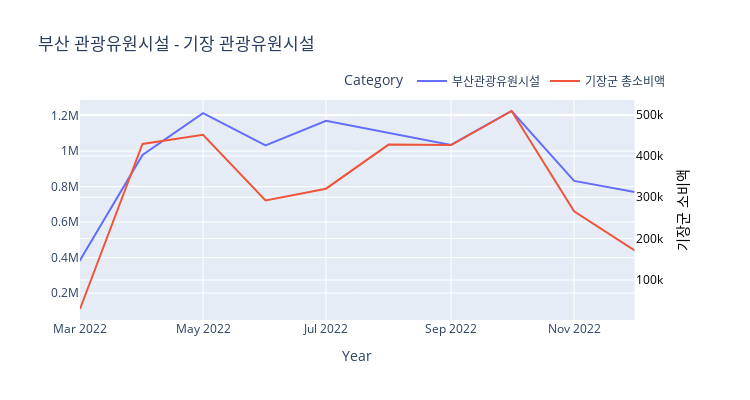

The cell this chart's notebook holds for it:
### Code cell
fig = make_subplots(specs=[[{"secondary_y": True}]])
temp = card_data_year_filtered[card_data_year_filtered['중분류']=='관광유원시설']
fig.add_trace(go.Scatter(x=temp['기준년월'], y=temp['지출액'], mode='lines', name="부산관광유원시설"))
fig.update_layout(
    title='부산 관광유원시설 - 기장 관광유원시설 ',
    xaxis_title='Year',
    legend=dict(
        title='Category',
        orientation='h',
        yanchor='bottom',
        y=1.02,
        xanchor='right',
        x=1,
    ),
    width=750,
    height=400,
    hovermode='x',
    yaxis2=dict(
        title='기장군 소비액',
        titlefont=dict(color='black'),
        tickfont=dict(color='black'),
        overlaying='y',
        side='right',
        position=0.95
    )
    
)
fig.update_xaxes(range=['2022-03', '2022-12'])
fig.add_trace(go.Scatter(x=gijang_attraction['기준년월'], y=gijang_attraction['지출액'], mode='lines', name='기장군 총소비액'),
secondary_y = True)
fig.show()
py.plot(fig, filename = 'gijang', auto_open=True)

### Figure 1 — Plotly figure (JSON) as saved in the notebook; plotly's stock layout.template omitted (floating-point values rounded to 4 significant figures)
{"data": [{"mode": "lines", "name": "부산관광유원시설", "type": "scatter", "x": ["2018-01-01T00:00:00", "2018-02-01T00:00:00", "2018-03-01T00:00:00", "2018-04-01T00:00:00", "2018-05-01T00:00:00", "2018-06-01T00:00:00", "2018-07-01T00:00:00", "2018-09-01T00:00:00", "2018-10-01T00:00:00", "2018-11-01T00:00:00", "2018-12-01T00:00:00", "2019-01-01T00:00:00", "2019-02-01T00:00:00", "2019-03-01T00:00:00", "2019-04-01T00:00:00", "2019-05-01T00:00:00", "2019-06-01T00:00:00", "2019-07-01T00:00:00", "2019-09-01T00:00:00", "2019-10-01T00:00:00", "2019-11-01T00:00:00", "2019-12-01T00:00:00", "2020-01-01T00:00:00", "2020-02-01T00:00:00", "2020-03-01T00:00:00", "2020-04-01T00:00:00", "2020-05-01T00:00:00", "2020-06-01T00:00:00", "2020-07-01T00:00:00", "2020-09-01T00:00:00", "2020-10-01T00:00:00", "2020-11-01T00:00:00", "2020-12-01T00:00:00", "2021-01-01T00:00:00", "2021-02-01T00:00:00", "2021-03-01T00:00:00", "2021-04-01T00:00:00", "2021-05-01T00:00:00", "2021-06-01T00:00:00", "2021-07-01T00:00:00", "2021-09-01T00:00:00", "2021-10-01T00:00:00", "2021-11-01T00:00:00", "2021-12-01T00:00:00", "2022-01-01T00:00:00", "2022-02-01T00:00:00", "2022-03-01T00:00:00", "2022-04-01T00:00:00", "2022-05-01T00:00:00", "2022-06-01T00:00:00", "2022-07-01T00:00:00", "2022-09-01T00:00:00", "2022-10-01T00:00:00", "2022-11-01T00:00:00", "2022-12-01T00:00:00"], "y": [492139, 408530, 411662, 413068, 475049, 457389, 441855, 447754, 418293, 368401, 442408, 403223, 505360, 453639, 370950, 464611, 474101, 424015, 365076, 371961, 589604, 705314, 615001, 287051, 110541, 175202, 407757, 402679, 467062, 201361, 429482, 447093, 189196, 226849, 435618, 399614, 396473, 537121, 516933, 512314, 405258, 543018, 544506, 479821, 610522, 488182, 384836, 977950, 1214142, 1031969, 1170791, 1035354, 1226114, 832253, 769764]}, {"mode": "lines", "name": "기장군 총소비액", "type": "scatter", "x": ["2022-03-01T00:00:00", "2022-04-01T00:00:00", "2022-05-01T00:00:00", "2022-06-01T00:00:00", "2022-07-01T00:00:00", "2022-08-01T00:00:00", "2022-09-01T00:00:00", "2022-10-01T00:00:00", "2022-11-01T00:00:00", "2022-12-01T00:00:00"], "xaxis": "x", "y": [29794, 429067, 450945, 292468, 320729, 427321, 426250, 508602, 266002, 171702], "yaxis": "y2"}], "layout": {"height": 400, "hovermode": "x", "legend": {"orientation": "h", "title": {"text": "Category"}, "x": 1, "xanchor": "right", "y": 1.02, "yanchor": "bottom"}, "title": {"text": "부산 관광유원시설 - 기장 관광유원시설 "}, "width": 750, "xaxis": {"anchor": "y", "domain": [0, 0.94], "range": ["2022-03", "2022-12"], "title": {"text": "Year"}}, "yaxis": {"anchor": "x", "domain": [0, 1]}, "yaxis2": {"anchor": "x", "overlaying": "y", "position": 0.95, "side": "right", "tickfont": {"color": "black"}, "title": {"font": {"color": "black"}, "text": "기장군 소비액"}}}}
